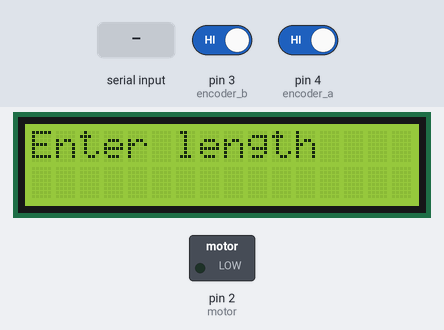
A sketch run on a simulated Arduino Uno, built with avr-gcc and run on an emulated ATmega328P. Parts: 16×2 character LCD, switched loads named in the sketch (green lamp = pin HIGH). The inputs (shaded band) are chosen by the test bench; at power-on: pin 3 (encoder_b) HIGH, pin 4 (encoder_a) HIGH. What the sketch prints to the serial monitor is not drawn.

Above: at 1.2 s.
1.3 s: "90,45,200\n" received over Serial
At 2.0 s:
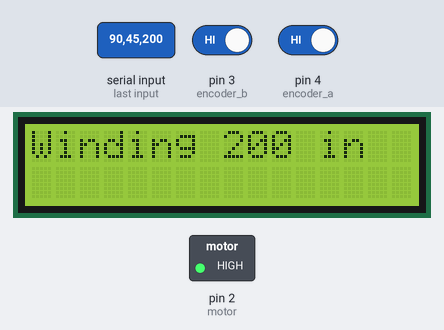
Timing chart, 0 to 4.3 s (numbered marks = the images above; inputs shaded):
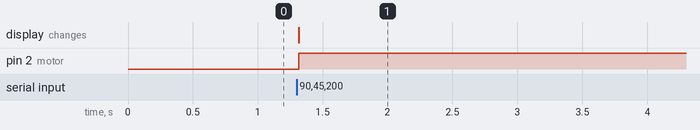

Measured:
- after the input at 1.3 s, pin 2 (motor): LOW → HIGH at once; the display: changes at once (image 1)

The sketch:

AutomaticCoilerFirmwareBrushed.ino
```cpp
/******************************************************************************
Automatic Coiler Firmware V1
******************************************************************************/
#include <LiquidCrystal.h>

int motor = 2;

//Encoder Pins
// Red - 5V
// Black - GND
const int encoder_a = 4; // Green - pin 2 - Digital
const int encoder_b = 3; // White - pin 3 - Digital
long encoder = 0;

//Buttons
int enter = A1;
int back = A2;
int next = A3;

//Set Distances
int guyline = 80;


//Variables
int user_input;
int distance;
int x;
char c;
int count;

LiquidCrystal lcd(5, 6, 10, 9, 8, 7);

void setup(){
  /*Sets all pin to output; the microcontroller will send them(the pins) bits, it will not expect to receive any bits from thiese pins.*/
  pinMode(motor, OUTPUT);

  pinMode(encoder_a, INPUT_PULLUP);
  pinMode(encoder_b, INPUT_PULLUP);

  attachInterrupt(0, encoderPinChangeA, CHANGE);
  attachInterrupt(1, encoderPinChangeB, CHANGE);

  pinMode(enter, INPUT_PULLUP);
  pinMode(back, INPUT_PULLUP);
  pinMode(next, INPUT_PULLUP);

  lcd.begin(16,2);

  Serial.begin(9600);

   //Print function list for user selection
  Serial.println("Choose Option:");
  Serial.println();
  lcd.print("Enter length");
}

void loop(){

  while(Serial.available()){
      user_input = Serial.parseInt(); //read int or parseFloat for ..float...

      Serial.println(user_input);
      Serial.println();

      if (user_input = 1)
      {
        CustomLength();
      }
      else if (user_input = 2)
      {
        GuyLine();
      }
      else
      {
        Serial.println("Invalid Number");
      }
  }
}

void CustomLength()
{
  Serial.println("Enter length:");
  Serial.println();
  lcd.print("Enter length");

  while(Serial.available()){
      user_input = 0; //empty for next input

      user_input = Serial.parseInt(); //read int or parseFloat for ..float...

      Serial.println(user_input);
      Serial.println();

      if (user_input >= 1)
      {
        user_input = 0; //empty for next input

        user_input = Serial.parseInt(); //read int or parseFloat for ..float...

        Serial.println(user_input);
        Serial.println();

        Serial.print("Winding ");
        Serial.print(user_input);
        Serial.println(" in");
        Serial.println();
        lcd.clear();
        lcd.print("Winding ");
        lcd.print(user_input);
        lcd.print(" in");

        while(distance < user_input)
        {
          digitalWrite(motor, HIGH);
          distance = encoder / 600;
        }

        digitalWrite(motor, LOW);

        user_input = 0; //empty for next input
        encoder = 0; //empty for next round
        distance = 0; //empty for next round
        Serial.println("Enter new distance");
        Serial.println();
        lcd.clear();
        lcd.print("Enter next");
      }
      else
      {
        Serial.println("Invalid Number");
      }
  }
}

void GuyLine()
{
  Serial.print("Coiling guyline cord section");
  Serial.println();

  while(distance < guyline)  //Loop the forward stepping until set cord is coiled
  {
    digitalWrite(motor, HIGH);
    distance = encoder / 600;
  }

  digitalWrite(motor, LOW);

  user_input = 0; //empty for next input
  encoder = 0; //empty for next round
  distance = 0; //empty for next round
  Serial.println("Done");
  Serial.println();
}

void encoderPinChangeA() {
encoder += digitalRead(encoder_a) == digitalRead(encoder_b) ? -1 : 1;
}

void encoderPinChangeB() {
encoder += digitalRead(encoder_a) != digitalRead(encoder_b) ? -1 : 1;
}
```
